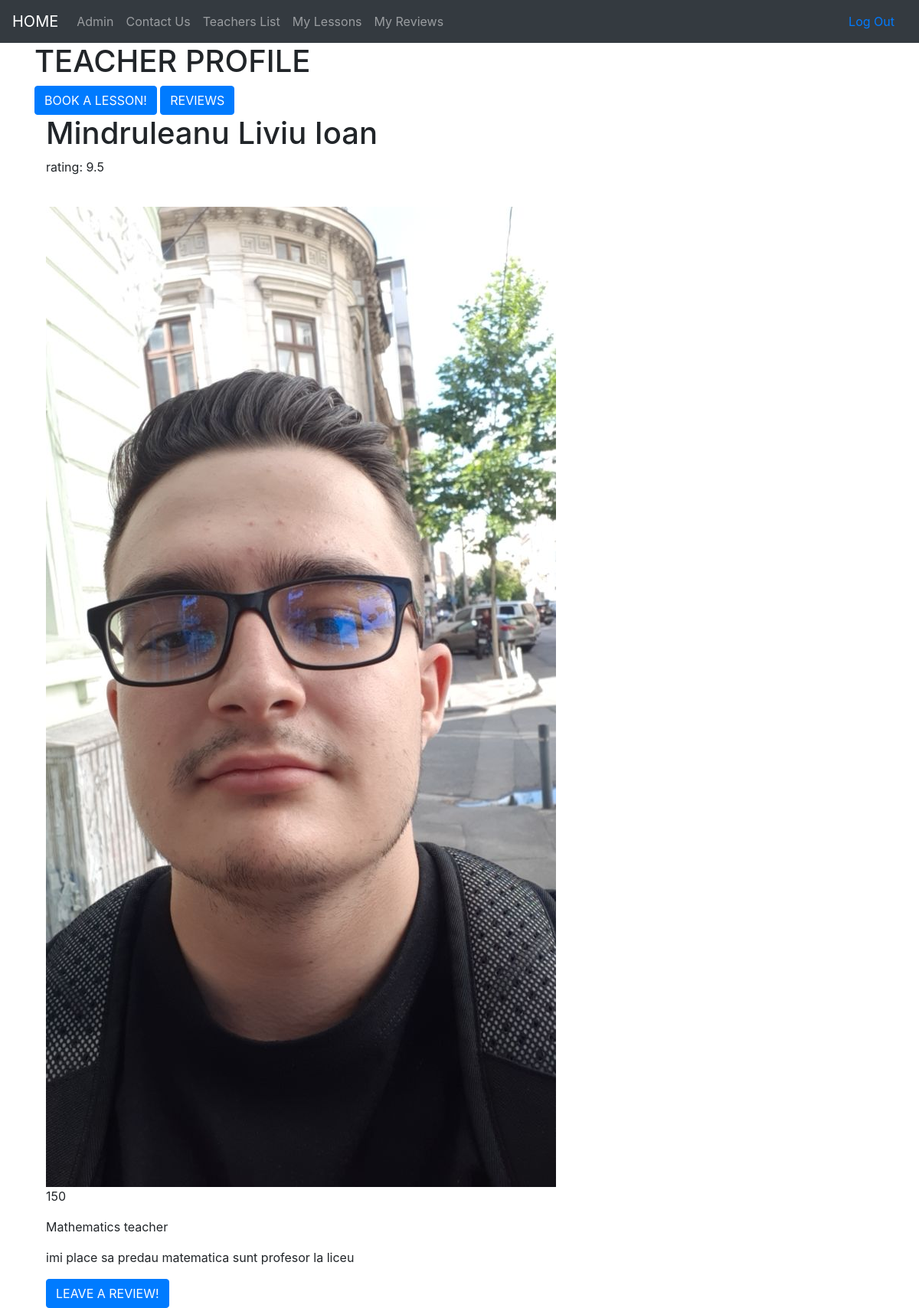
Page /profiles/mateiteacher/ (signed in) on the committed database.
### profiles/models.py (models this page shows, shortened)
class Profile(models.Model):
    teacher = models.OneToOneField(Teacher, on_delete=models.CASCADE)
    avatar = models.ImageField(default='profile_images/default.jpg', upload_to='profile_images')
    description = models.TextField(default="Not yet edited description")
    slug = models.SlugField(allow_unicode=True,unique=True, null=True, blank=True)

### accounts/models.py (models this page shows, shortened)
class Teacher(models.Model):
    user = models.OneToOneField(User, on_delete=models.CASCADE, primary_key=True)
    subject = models.ForeignKey(Subject, on_delete=models.SET_NULL, null=True)
    price = models.IntegerField(default=100)
    def get_teacher_rating(self):
        x = 0
        i = 0
        reviews = self.review_set.all()
        if len(reviews) != 0:
            for review in reviews:
                x += review.rating
                i += 1
            return x/i
        else:
            return 0

class User(AbstractUser):
    phone_number = models.CharField(max_length=10,blank=False, validators=[phone_number_validator], unique=True)
    email = models.EmailField(unique=True)
    is_student = models.BooleanField(default=False)
    is_teacher = models.BooleanField(default=False)

class Subject(models.Model):
    name = models.CharField(max_length=264)
    def __str__(self):
        return self.name

### reviews/models.py (models this page shows, shortened)
class Review(models.Model):
    user = models.ForeignKey(User, on_delete=models.CASCADE)
    teacher = models.ForeignKey(Teacher, on_delete=models.CASCADE, null=True)
    sent_date = models.DateField(auto_now_add=True)
    description = models.TextField()
    rating = models.PositiveIntegerField(validators = [rating_validator])
    class Meta:
        ordering = ["-sent_date"]
        unique_together = ['user', 'teacher']

### profiles/views.py (the view)
# urls.py: path('<slug:slug>/', views.ProfileDetail.as_view(), name='profile_detail'),
class ProfileDetail(LoginRequiredMixin, generic.DetailView):
    model = Profile
    template_name = 'profiles/profile_detail.html'

### profiles/templates/profiles/profile_detail.html (shortened to what this page needs)
{% extends "base.html" %}
{% load static %}
{% block content %}
    <h1>TEACHER PROFILE</h1>
    {% if user.is_student %}
        <a class="btn btn-primary" href="{% url 'lessons:create_lesson' pk=profile.teacher.pk %}">BOOK A LESSON!</a>
        <a class="btn btn-primary" href="{% url 'reviews:teacher_reviews' pk=profile.teacher.pk %}">REVIEWS</a>
    {% endif %}
    <div class="container">
        <h1>{{profile.teacher.user.first_name}} {{profile.teacher.user.last_name}}</h1>
        <p>rating: {{profile.teacher.get_teacher_rating}}</p>
        <br>
        <img src=" {{ profile.avatar.url }}">
        <p>{{profile.teacher.price}}</p>
        <p> {{profile.teacher.subject}} teacher </p>
        <p>{{profile.description}}</p>
        <a class="btn btn-primary" href="{% url 'reviews:create_review' pk=profile.teacher.pk %}">LEAVE A REVIEW!</a>
    </div>
{% endblock content %}

### rows in the picture
Profile: teacher.user.first_name "Mindruleanu", teacher.user.last_name "Liviu Ioan", teacher.get_teacher_rating "9.5", avatar (picture), teacher.price "150", teacher.subject "Mathematics", description "imi place sa predau matematica sunt profesor la liceu"
